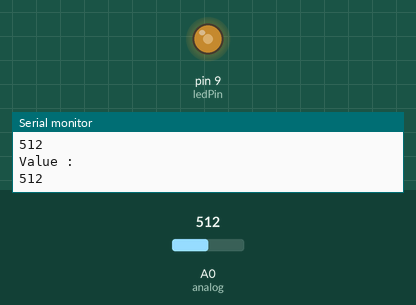
The sketch below on a simulated Arduino Uno, built with avr-gcc and run on an emulated ATmega328P. Parts: output pins drawn as LEDs (lit = HIGH), the last lines printed to the serial monitor. The test bench sets the inputs (shaded band); at power-on: A0 (analog) = 512.

Above: at 1.2 s.
1.3 s: A0 (analog) set to 111
At 2.4 s:
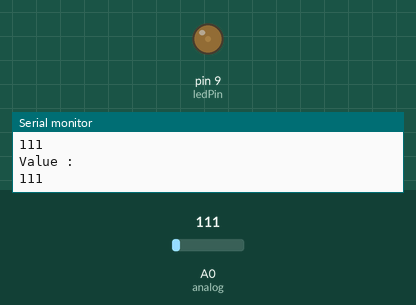
2.8 s: A0 (analog) set to 91
At 3.4 s:
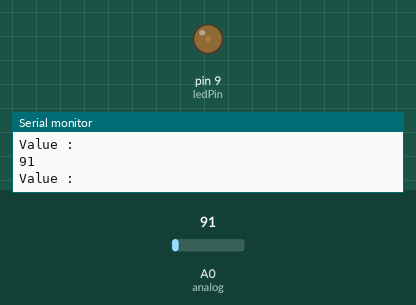
5.8 s: A0 (analog) set to 1023
At 7.0 s:
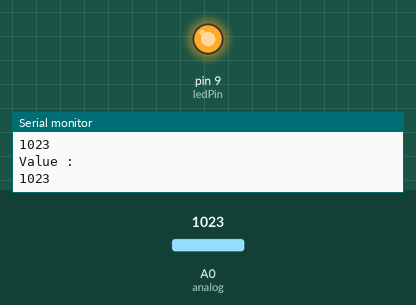
7.3 s: A0 (analog) set to 983
At 8.0 s:
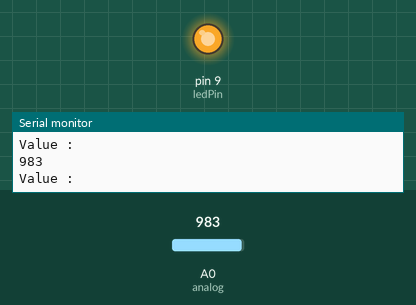
8.8 s: A0 (analog) set to 716
At 9.6 s:
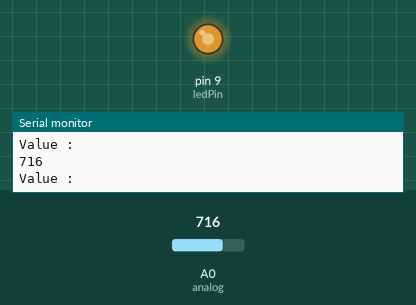
10.3 s: A0 (analog) set to 0
At 11.8 s:
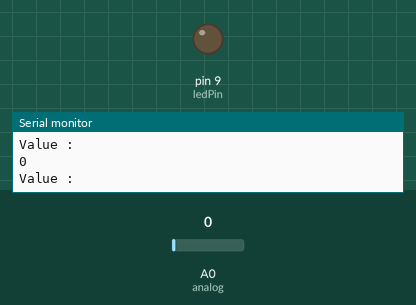
Timing chart, 0 to 12.8 s (numbered marks = the images above; inputs shaded):
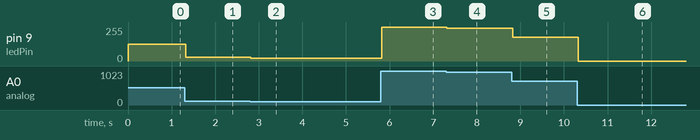

Measured:
- after the input at 1.3 s, pin 9 (ledPin): 127/255 → 27/255 at once
- after the input at 2.8 s, pin 9 (ledPin): 27/255 → 22/255 at once
- after the input at 5.8 s, pin 9 (ledPin): 22/255 → 255/255 at once
- after the input at 7.3 s, pin 9 (ledPin): 255/255 → 245/255 at once
- after the input at 8.8 s, pin 9 (ledPin): 245/255 → 178/255 at once
- after the input at 10.3 s, pin 9 (ledPin): 178/255 → 0/255 at once

The sketch:

006PotantiometerControlledLed.ino
```cpp
const int analog=A0;
const int ledPin = 9;

void setup() {

  pinMode(analog, INPUT);
  Serial.begin(9600);
  pinMode(ledPin, OUTPUT);

}

void loop() {

  int value = analogRead(analog);
  Serial.println("Value : ");
  Serial.println(value);
  delay(1);
  int ledValue = map(value,0,1023,0,255);
  analogWrite(ledPin, ledValue);

}
```
